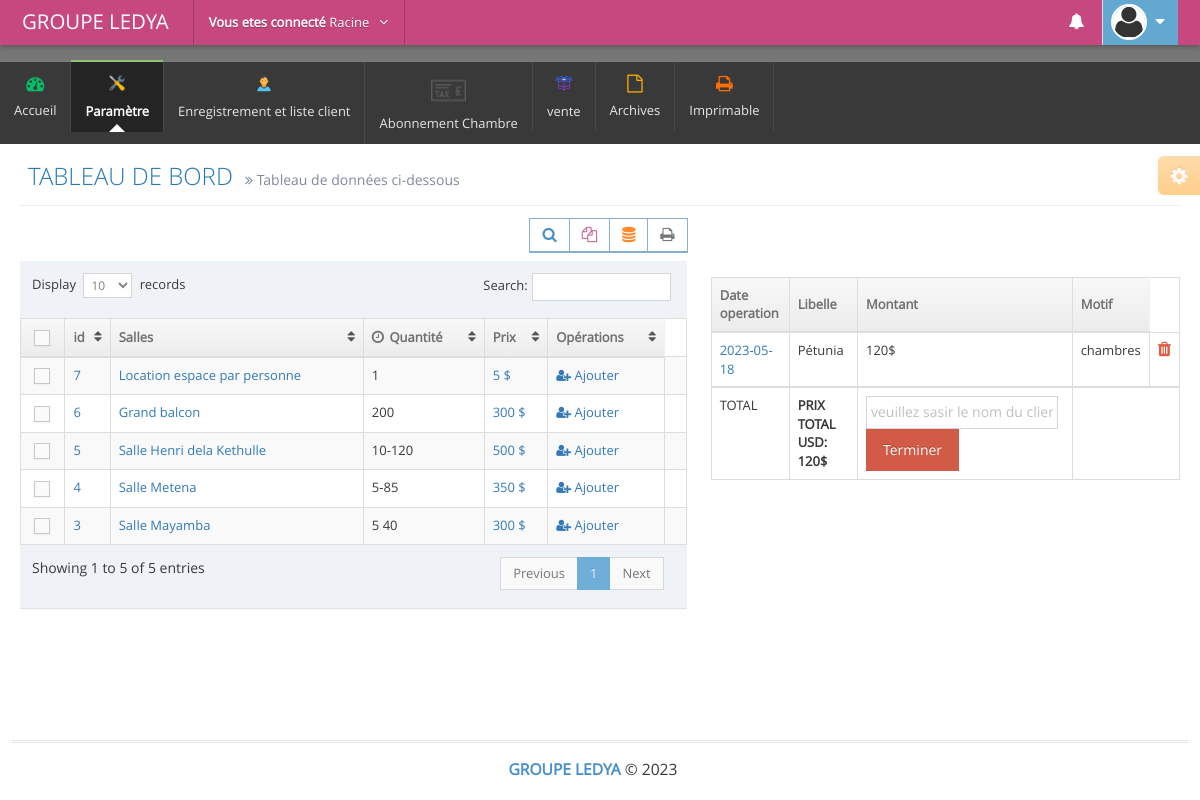
Page /admin/proformat_salle.php (signed in) on the committed database.
### tables this page shows
CREATE TABLE `salles` (
  `id` int(11) NOT NULL,
  `nominnation` text NOT NULL,
  `nbr_personne` text NOT NULL,
  `prix` text NOT NULL
);

CREATE TABLE `profrorma` (
  `id` int(11) NOT NULL,
  `code_proforma` text NOT NULL,
  `libelle` text NOT NULL,
  `montant` float NOT NULL,
  `client` text NOT NULL,
  `percepteur` text NOT NULL,
  `id_percepteur` int(11) NOT NULL,
  `motif` text NOT NULL,
  `date_operation` text NOT NULL,
  `etat` int(11) NOT NULL
);

### admin/proformat_salle.php (the view, shortened to what this page needs)
            <?php include('includes/link.php'); ?>
            <?php include('includes/hea.php'); ?>
            <?php include'db/connectbdd.php';?>
            <div class="main-content">
            	<div class="main-content-inner">
            		<div class="page-content">
            			<div class="ace-settings-container" id="ace-settings-container">
            				<div class="btn btn-app btn-xs btn-warning ace-settings-btn" id="ace-settings-btn">
            					<i class="ace-icon fa fa-cog bigger-130"></i>
            				</div>
         </div>
         <div class="page-header">
            <h1>
                  TABLEAU DE BORD
                  <small>
                        <i class="ace-icon fa fa-angle-double-right"></i>
                        Tableau de données ci-dessous
                 </small>
          </h1>
   </div>
   <div class="row">
     <div class="col-xs-12">
           <div class="row">
                 <div class="col-lg-7">
                       <div class="row">
                             <div class="col-xs-12">
                                <div class="row">
                                    <div class="col-xs-12">
                                     <div class="clearfix">
                                      <div class="pull-right tableTools-container"></div></div>
                                      <div>
                                          <table id="dynamic-table" class="table table-striped table-bordered table-hover">
                                                 <thead>
                                                        <tr> <th class="center">
                                                              <label class="pos-rel">
                                                                     <span class="lbl"></span>
                                                              </label>
                                                       </th>
                                                       <th>id</th>
                                                       <th>Salles</th>
                                                       <th>
                                                        <i class="ace-icon fa fa-clock-o bigger-110 hidden-480"></i>
                                                        Quantité
                                                 </th>
                                                       <th>Prix</th>
                                                       <th class="hidden-480">Opérations</th>
                                          </tr>
                                   </thead>
                                   <tbody>
                                     <?php
                                     $requete2 = mysqli_query($connection,"SELECT *FROM salles  ORDER BY id DESC");
                                     while ($garde = mysqli_fetch_assoc($requete2)) {  ?>
                                           <tr>
                                                 <td class="center">
                                                       <label class="pos-rel">
                                                             <span class="lbl"></span>
                                                      </label>
                                               </td>
                                               <td><a href="#"><?php echo $garde['id']; ?></a></td>
                                               <td><a href="proformat.php?caisse=<?php echo $garde['id']; ?>"><?php echo $garde['nominnation']; ?> </a></td>
                                                <td> <?php echo $garde['nbr_personne']; ?></td>
                                               <td><a href="#"><?php echo $d = $garde['prix']; ?> $</a></td>
<td class="hidden-480"><a href="proformat_salle.php?caisse=<?php echo $garde['id']; ?>"><i class="fa fa-user-plus 2x"></i> Ajouter </a></td>
                                             <td>
                                                                                 </td></tr>
                                                                          <?php }
                                                                          ?>
</tbody>
</table>
</div>
</div>
</div>
</div>
</div>
</div>
<div class="col-lg-5">
<br><br><br>
<table class="table table-bordered">
    <thead>
          <tr>
<th scope="col">Date operation</th>
            <th scope="col">Libelle</th>
                <th scope="col">Montant</th>
                <th scope="col">Motif</th>
         </tr>
  </thead>
  <tbody>
       <?php
                                     $requete2 = mysqli_query($connection,"SELECT *FROM profrorma where etat=0  ORDER BY id DESC");
                                     while ($garde = mysqli_fetch_assoc($requete2)) {  ?>
   <tr>
                                                    <td><a href="#"><?php echo $garde['date_operation'] ?></a></td>
                                                   <td><?php echo $garde['libelle']; ?></td>
                                                    <td><?php echo $garde['montant']; ?>$</td>
                                                      <td><?php echo $garde['motif']; ?></td>
                                                      <td><a class="red" href="proformat_salle.php?sup=<?php echo $garde['id']; ?>"><i class="ace-icon fa fa-trash bigger-130"></i></a> </td>
  </tr>
     <?php }
                                                                          ?>
</tbody>
<footer>
    <tr>
        <td>TOTAL</td>
        <td><strong>PRIX TOTAL USD:   <?php  $requete2 = mysqli_query($connection,"SELECT sum(montant) as normale FROM profrorma where etat=0 ");
                                     while ($garde = mysqli_fetch_assoc($requete2)) {
 $nn=$garde['normale'];
echo number_format($nn);
}
                                      ?>$</strong></td>
        <td>
            <form method="post">
<input type="text" name="client" placeholder="veuillez sasir le nom du client">
                <input type="submit" name="valider" value="Terminer"class="btn btn-danger"></form></td>
    </tr>
</footer>
</table>
<br><br>
</div>
</div>
</div>
</div>
</div>
</div>
</div>
<?php include('includes/ft.php'); ?>
</body>
</html>

### rows in the picture
salles: id "7", nominnation "Location espace par personne", nbr_personne "1", prix "5"
salles: id "6", nominnation "Grand balcon", nbr_personne "200", prix "300"
salles: id "5", nominnation "Salle Henri dela Kethulle", nbr_personne "10-120", prix "500"
salles: id "4", nominnation "Salle Metena", nbr_personne "5-85", prix "350"
salles: id "3", nominnation "Salle Mayamba", nbr_personne "5 40", prix "300"
profrorma: date_operation "2023-05-18", libelle "Pétunia", montant "120", motif "chambres"

### other values in the picture
$username "Racine"
$nn "120"
